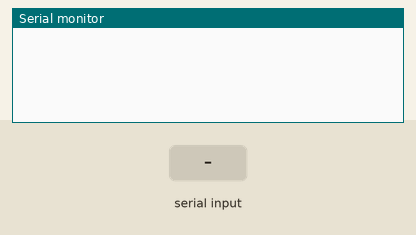
The sketch below on a simulated Arduino Leonardo, built with avr-gcc and run on an emulated ATmega32U4. Shown: the last lines printed to the serial monitor. The inputs (shaded band) are chosen by the test bench. USB keyboard and mouse output is not drawn.

Above: at 1.2 s.
1.3 s: "d\n" received over the second serial link
At 1.7 s:
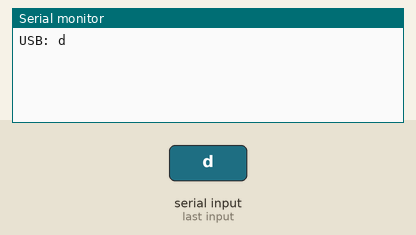
2.8 s: "u\n" received over the second serial link
At 4.0 s:
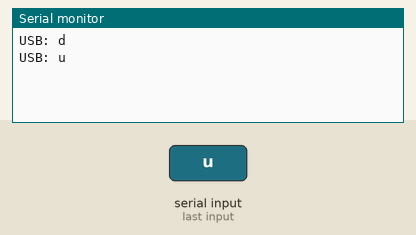
4.3 s: "m\n" received over the second serial link
At 5.2 s:
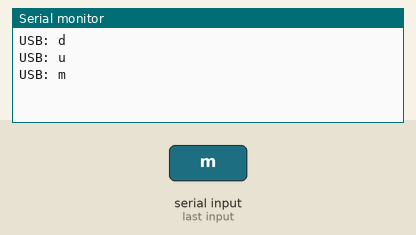

The sketch:

16u2Part.ino
```cpp
#include "HID-Project.h"

void setup() {
  // Start the Serial1 which is connected with the IO MCU.
  // Make sure both baud rates are the same
  // you can go up to 2000000 for very fast data transmission.
  Serial1.begin(115200);

  // Sends a clean report to the host. This is important on any Arduino type.
  Consumer.begin();

  // Start the USB Serial for debugging
  Serial.begin(115200);
}

void loop() {
  // Check if any Serial data from the IO MCU was received
  // d - vol down, u - vol up, m - mute
  char c = Serial1.read();

  // If it's a character, print it!
  if (c >= 'a' && c <= 'z') {
    Serial.print("USB: ");
    Serial.print(c);
    Serial.println("\n");
  }
  if(c == 'd'){
    Consumer.write(MEDIA_VOL_DOWN);
  }
  if(c == 'u'){
    Consumer.write(MEDIA_VOL_UP);
  }
  if(c == 'm'){
    Consumer.write(MEDIA_VOL_MUTE);
  }
}
```

Measured:
- after the input at 1.3 s, the serial monitor: prints a new line at once (image 1)
- after the input at 2.8 s, the serial monitor: prints a new line at once (image 2)
- after the input at 4.3 s, the serial monitor: prints a new line at once (image 3)
